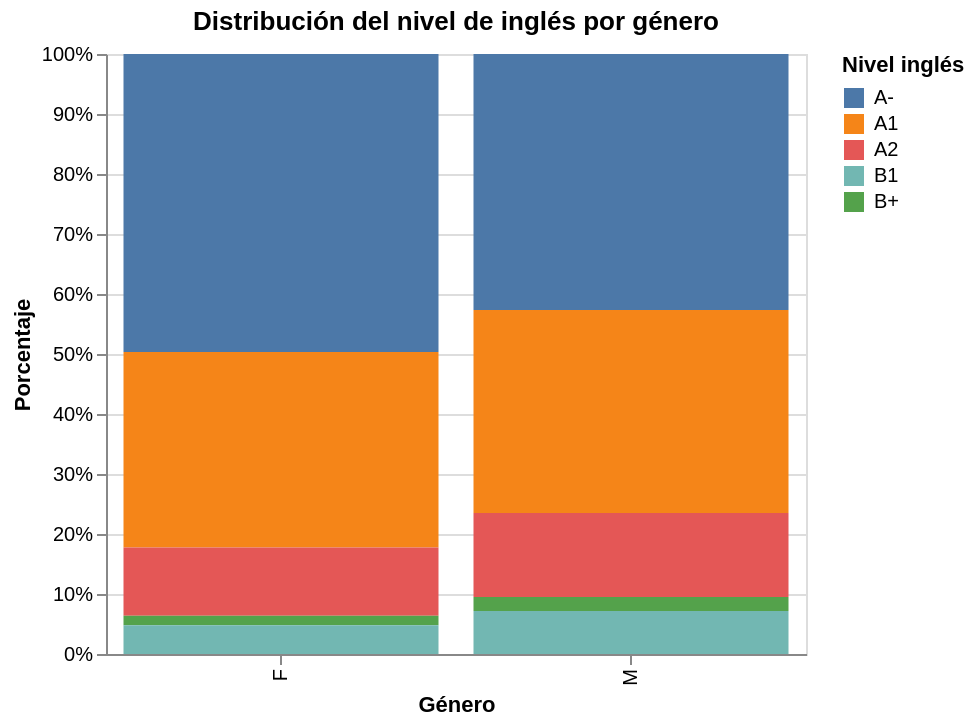

Notebook source saved alongside this figure:
### Code cell
genero_ingles = (
    df_p3
    .dropna(subset=['estu_genero'])
    .groupby(['estu_genero', TARGET_P3])
    .size()
    .reset_index(name='conteo')
)

genero_ingles['porcentaje'] = (
    genero_ingles
    .groupby('estu_genero')['conteo']
    .transform(lambda x: x / x.sum())
)

chart_genero_ingles = alt.Chart(genero_ingles).mark_bar().encode(
    x=alt.X('estu_genero:N', title='Género'),
    y=alt.Y('porcentaje:Q', title='Porcentaje', axis=alt.Axis(format='%')),
    color=alt.Color(f'{TARGET_P3}:N', title='Nivel inglés', sort=niveles_ingles),
    tooltip=[
        alt.Tooltip('estu_genero:N', title='Género'),
        alt.Tooltip(f'{TARGET_P3}:N', title='Nivel inglés'),
        alt.Tooltip('porcentaje:Q', title='Porcentaje', format='.1%'),
        alt.Tooltip('conteo:Q', title='Estudiantes')
    ]
).properties(
    width=350,
    height=300,
    title='Distribución del nivel de inglés por género'
)

chart_genero_ingles

### Figure 1 — Vega specification as saved in the notebook (floating-point values rounded to 4 significant figures)
{"$schema": "https://vega.github.io/schema/vega/v6.json", "data": [{"name": "source_0"}, {"name": "data_0", "values": [{"conteo": 13263, "desemp_ingles": "A-", "estu_genero": "F", "porcentaje": 0.4967, "porcentaje_end": 1.0, "porcentaje_start": 0.5033}, {"conteo": 8694, "desemp_ingles": "A1", "estu_genero": "F", "porcentaje": 0.3256, "porcentaje_end": 0.5033, "porcentaje_start": 0.1777}, {"conteo": 3041, "desemp_ingles": "A2", "estu_genero": "F", "porcentaje": 0.1139, "porcentaje_end": 0.1777, "porcentaje_start": 0.06378}, {"conteo": 428, "desemp_ingles": "B+", "estu_genero": "F", "porcentaje": 0.01603, "porcentaje_end": 0.06378, "porcentaje_start": 0.04775}, {"conteo": 1275, "desemp_ingles": "B1", "estu_genero": "F", "porcentaje": 0.04775, "porcentaje_end": 0.04775, "porcentaje_start": 0.0}, {"conteo": 9089, "desemp_ingles": "A-", "estu_genero": "M", "porcentaje": 0.4267, "porcentaje_end": 1.0, "porcentaje_start": 0.5733}, {"conteo": 7206, "desemp_ingles": "A1", "estu_genero": "M", "porcentaje": 0.3383, "porcentaje_end": 0.5733, "porcentaje_start": 0.235}, {"conteo": 2984, "desemp_ingles": "A2", "estu_genero": "M", "porcentaje": 0.1401, "porcentaje_end": 0.235, "porcentaje_start": 0.09488}, {"conteo": 493, "desemp_ingles": "B+", "estu_genero": "M", "porcentaje": 0.02315, "porcentaje_end": 0.09488, "porcentaje_start": 0.07174}, {"conteo": 1528, "desemp_ingles": "B1", "estu_genero": "M", "porcentaje": 0.07174, "porcentaje_end": 0.07174, "porcentaje_start": 0.0}]}, {"name": "data_0_x_domain_estu_genero", "values": [{"estu_genero": "F"}, {"estu_genero": "M"}]}, {"name": "source_0_color_domain_desemp_ingles", "values": [{"desemp_ingles": "A-", "sort_field": 0.0}, {"desemp_ingles": "A1", "sort_field": 1.0}, {"desemp_ingles": "A2", "sort_field": 2.0}, {"desemp_ingles": "B+", "sort_field": 4.0}, {"desemp_ingles": "B1", "sort_field": 3.0}]}], "marks": [{"type": "rect", "name": "marks", "from": {"data": "data_0"}, "encode": {"update": {"y": {"field": "porcentaje_end", "scale": "y"}, "width": {"signal": "max(0.25, bandwidth('x'))"}, "fill": {"field": "desemp_ingles", "scale": "color"}, "tooltip": {"signal": "{\"Género\": isValid(datum[\"estu_genero\"]) ? isArray(datum[\"estu_genero\"]) ? join(datum[\"estu_genero\"], '\\n') : datum[\"estu_genero\"] : \"\"+datum[\"estu_genero\"], \"Nivel inglés\": isValid(datum[\"desemp_ingles\"]) ? isArray(datum[\"desemp_ingles\"]) ? join(datum[\"desemp_ingles\"], '\\n') : datum[\"desemp_ingles\"] : \"\"+datum[\"desemp_ingles\"], \"Porcentaje\": format(datum[\"porcentaje\"], \".1%\"), \"Estudiantes\": format(datum[\"conteo\"], \"\")}"}, "x": {"field": "estu_genero", "scale": "x"}, "y2": {"field": "porcentaje_start", "scale": "y"}}}, "style": ["bar"]}], "scales": [{"name": "x", "type": "band", "domain": {"data": "data_0_x_domain_estu_genero", "field": "estu_genero", "sort": true}, "range": [0, {"signal": "width"}], "paddingInner": 0.1, "paddingOuter": 0.05}, {"name": "y", "type": "linear", "domain": {"data": "data_0", "fields": ["porcentaje_start", "porcentaje_end"]}, "range": [{"signal": "height"}, 0], "zero": true, "nice": true}, {"name": "color", "type": "ordinal", "domain": {"data": "source_0_color_domain_desemp_ingles", "field": "desemp_ingles", "sort": {"op": "max", "field": "sort_field"}}, "range": "category"}], "axes": [{"scale": "y", "grid": true, "minExtent": 0, "zindex": 0, "domain": false, "gridScale": "x", "maxExtent": 0, "orient": "left", "tickCount": {"signal": "ceil(height/40)"}, "labels": false, "ticks": false, "aria": false}, {"scale": "x", "labelBaseline": "middle", "title": "Género", "grid": false, "orient": "bottom", "labelAlign": "right", "labelAngle": 270, "zindex": 0}, {"scale": "y", "labelOverlap": true, "title": "Porcentaje", "orient": "left", "grid": false, "format": "%", "tickCount": {"signal": "ceil(height/40)"}, "zindex": 0}], "title": {"text": "Distribución del nivel de inglés por género", "frame": "group"}, "width": 350, "background": "white", "legends": [{"title": "Nivel inglés", "fill": "color", "symbolType": "square"}], "height": 300, "style": "cell", "padding": 5}
